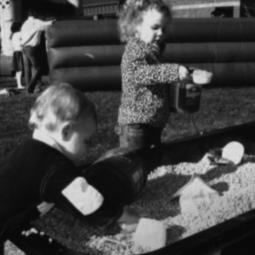
%> input picture test.png, 255 x 255 px, given in place of kernel.png, which was not available
$ octave demo.m   (GNU Octave 9; MATLAB toolbox functions it lacks are replaced by stand-ins)
%> lines starting %> are read from the running program, lines starting %| are printed output that depends on the picture; long printed decimals are rounded; pictures that were not available may be replaced by others from this repository, and a replacement may not be noted
clc;
clear;
close all;


addpath('NetModel\')

kernel              = im2double(imread('kernel.png'));
%> kernel: size 255x255 double; min 0.0314, max 0.886, mean 0.273
I0                  = im2double(imread('test.png'));

randn('seed',0);
noise               = 1e-2;

Im                  = imfilter(I0,kernel,'circular','conv') + noise*randn(size(I0));
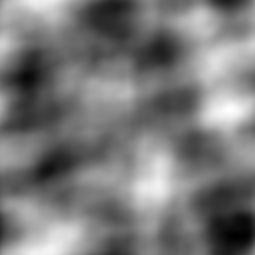
%> Im: size 255x255 double; min 3832.6, max 5943.8, mean 4829.8; drawn with min black and max white
kdims               = size(kernel);
%> kdims = [255 255]
bndry               = (kdims-1)/2;
%> bndry = [127 127]
net_idx             = 7; % This paramter is related to the noise intensity.
eta                 = 1e-2;
lambda              = 1e-1;
theta               = 1e-2;
bound_kfomega.left  = max(ceil(min(Im(:))*100)/100,0);
%> bound_kfomega.left = 3832.6
bound_kfomega.right = min(floor(max(Im(:))*10)/10,1);
%> bound_kfomega.right = 1

maxStage            = 5;

PSNR_input = psnr(Im, I0);
%> PSNR_input = -73.71
SSIM_input = ssim(Im, I0);
%> SSIM_input = 2.48e-08
fprintf('psnr_input = %f\nssim_input = %f \n',PSNR_input,SSIM_input);
%| psnr_input = -73.708
%| ssim_input = 0

[w,h,c]             = size(Im);
%> w = 255; h = 255; c = 1
V                   = psf2otf(kernel,[w,h]);
KtK                 = abs(V).^2;
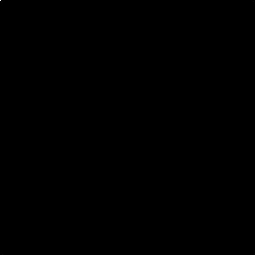
%> KtK: size 255x255 double; min 4.79e-05, max 314058998.4, mean 8390.9; drawn with min black and max white
KtY                 = real(ifft2(conj(V).*fft2(Im)));
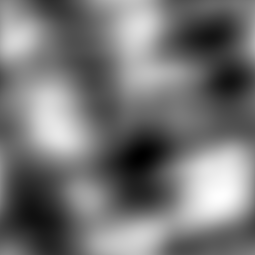
%> KtY: size 255x255 double; min 83310297, max 88260645, mean 85592656.1; drawn with min black and max white
blurpad             = Im;

%> (the run ends here)
